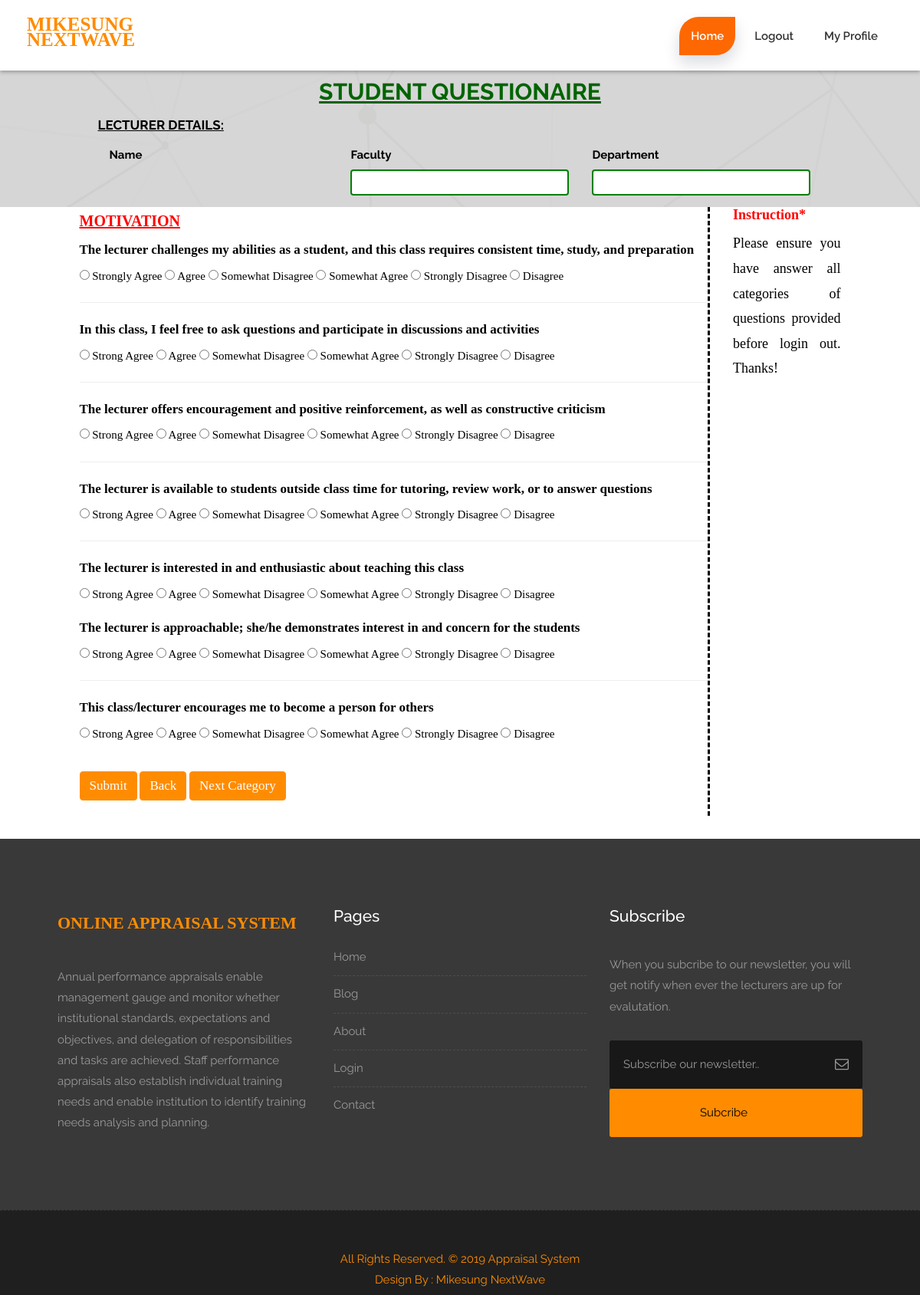
Screenshot of /view_questionaire_motivation.php with the database file from the repository.
### tables this page shows
CREATE TABLE `motivation_questions` (
  `id` int(11) NOT NULL,
  `questions` text NOT NULL
);

### motivation.php (the view, shortened to what this page needs)
<div class="container-fluid" style="padding-bottom: 30px; font-family: time new roman;">
    <div class="container">
        <div class="col-md-10">
         <form method="POST" style="text-align: justify; border-right: dashed;">
            <label style="font-size: 20px; color: red"><u>MOTIVATION</u></label>
            <div class="form-group">
                 <?php
                    $sql = "SELECT * FROM motivation_questions WHERE id = 1";
                    $query = mysqli_query($conn, $sql);
                ?>
                 <?php while($row=mysqli_fetch_assoc($query)): ?>
                <label style="font-size: 17px"><?php echo $row['questions']; ?></label>
                <?php endwhile; ?><br>
                <input type="radio" name="question1_choice"  value="100" required="question1_choice">  Strongly Agree
                <input type="radio" name="question1_choice"  value="70" required="question1_choice">  Agree
                <input type="radio" name="question1_choice"  value="45" required="question1_choice">  Somewhat Disagree
                <input type="radio" name="question1_choice"  value="60" required="question1_choice">  Somewhat Agree
                <input type="radio" name="question1_choice"  value="0" required="question1_choice">  Strongly Disagree
                <input type="radio" name="question1_choice"  value="10" required="question1_choice">  Disagree
            </div>
<hr>
             <div class="form-group">
                 <?php
                    $sql = "SELECT * FROM motivation_questions WHERE id = 2";
                    $query = mysqli_query($conn, $sql);
                ?>
                   <?php while($row=mysqli_fetch_assoc($query)): ?>
               <label style="font-size: 17px"><?php echo $row['questions']; ?></label>
                <?php endwhile; ?><br>
                <input type="radio" name="question2_choice"  value="100" required="question2_choice"> Strong Agree
                <input type="radio" name="question2_choice"  value="70" required="question2_choice"> Agree
                <input type="radio" name="question2_choice"  value="45" required="question2_choice"> Somewhat Disagree
                <input type="radio" name="question2_choice"  value="60" required="question2_choice"> Somewhat Agree
                <input type="radio" name="question2_choice"  value="0" required="question2_choice"> Strongly Disagree
                <input type="radio" name="question2_choice"  value="10" required="question2_choice"> Disagree
            </div>
<hr>
             <div class="form-group">
                 <?php
                    $sql = "SELECT * FROM motivation_questions WHERE id = 3";
                    $query = mysqli_query($conn, $sql);
                ?>
                  <?php while($row=mysqli_fetch_assoc($query)): ?>
                  <label style="font-size: 17px"><?php echo $row['questions']; ?></label>
                <?php endwhile; ?><br>
                <input type="radio" name="question3_choice"  value="100" required="question3_choice"> Strong Agree
                <input type="radio" name="question3_choice"  value="70" required="question3_choice"> Agree
                <input type="radio" name="question3_choice"  value="45" required="question3_choice"> Somewhat Disagree
                <input type="radio" name="question3_choice"  value="60" required="question3_choice"> Somewhat Agree
                <input type="radio" name="question3_choice"  value="0" required="question3_choice"> Strongly Disagree
                <input type="radio" name="question3_choice"  value="10" required="question3_choice"> Disagree
            </div>
<hr>
            <div class="form-group">
                 <?php
                    $sql = "SELECT * FROM motivation_questions WHERE id = 4";
                    $query = mysqli_query($conn, $sql);
                ?>
                 <?php while($row=mysqli_fetch_assoc($query)): ?>
                  <label style="font-size: 17px"><?php echo $row['questions']; ?></label>
                <?php endwhile; ?><br>
                <input type="radio" name="question4_choice"  value="100" required="question4_choice"> Strong Agree
                <input type="radio" name="question4_choice"  value="70" required="question4_choice"> Agree
                <input type="radio" name="question4_choice"  value="45" required="question4_choice"> Somewhat Disagree
                <input type="radio" name="question4_choice"  value="60" required="question4_choice"> Somewhat Agree
                <input type="radio" name="question4_choice"  value="0" required="question4_choice"> Strongly Disagree
                <input type="radio" name="question4_choice"  value="10" required="question4_choice"> Disagree
            </div>
<hr>
             <div class="form-group">
                 <?php
                    $sql = "SELECT * FROM motivation_questions WHERE id = 5";
                    $query = mysqli_query($conn, $sql);
                ?>
                 <?php while($row=mysqli_fetch_assoc($query)): ?>
                  <label style="font-size: 17px"><?php echo $row['questions']; ?></label>
                <?php endwhile; ?><br>
                <input type="radio" name="question5_choice"  value="100" required="question5_choice"> Strong Agree
                <input type="radio" name="question5_choice"  value="70" required="question5_choice"> Agree
                <input type="radio" name="question5_choice"  value="45" required="question5_choice"> Somewhat Disagree
                <input type="radio" name="question5_choice"  value="60" required="question5_choice"> Somewhat Agree
                <input type="radio" name="question5_choice"  value="0" required="question5_choice"> Strongly Disagree
                <input type="radio" name="question5_choice"  value="10" required="question5_choice"> Disagree
            </div>
             <div class="form-group">
                 <?php
                    $sql = "SELECT * FROM motivation_questions WHERE id = 6";
                    $query = mysqli_query($conn, $sql);
                ?>
                 <?php while($row=mysqli_fetch_assoc($query)): ?>
                  <label style="font-size: 17px"><?php echo $row['questions']; ?></label>
                <?php endwhile; ?><br>
                <input type="radio" name="question6_choice"  value="100" required="question6_choice"> Strong Agree
                <input type="radio" name="question6_choice"  value="70" required="question6_choice"> Agree
                <input type="radio" name="question6_choice"  value="45" required="question6_choice"> Somewhat Disagree
                <input type="radio" name="question6_choice"  value="60" required="question6_choice"> Somewhat Agree
                <input type="radio" name="question6_choice"  value="0" required="question6_choice"> Strongly Disagree
                <input type="radio" name="question6_choice"  value="10" required="question6_choice"> Disagree
            </div>
<hr>
             <div class="form-group">
                 <?php
                    $sql = "SELECT * FROM motivation_questions WHERE id = 7";
                    $query = mysqli_query($conn, $sql);
                ?>
                <?php while($row=mysqli_fetch_assoc($query)): ?>
                  <label style="font-size: 17px"><?php echo $row['questions']; ?></label>
                <?php endwhile; ?><br>
                <input type="radio" name="question7_choice"  value="100" required="question7_choice"> Strong Agree
                <input type="radio" name="question7_choice"  value="70" required="question7_choice"> Agree
                <input type="radio" name="question7_choice"  value="45" required="question7_choice"> Somewhat Disagree
                <input type="radio" name="question7_choice"  value="60" required="question7_choice"> Somewhat Agree
                <input type="radio" name="question7_choice"  value="0" required="question7_choice"> Strongly Disagree
                <input type="radio" name="question7_choice"  value="10" required="question7_choice"> Disagree
            </div>
            <div style="padding-bottom: 20px; padding-top: 20px">
                <input type="submit" name="mtv_submit" value="Submit" class="btn btn-primary" style="background-color: darkorange; border-color: darkorange; font-size: 17px">
                <a href="view_questionaire.php?id=<?php echo $_GET['id']; ?>" class="btn btn-primary" style="background-color: darkorange; border-color: darkorange; font-size: 17px">Back</a>
                <a href="view_questionaire_instruction_curriculum.php?id=<?php echo $_GET['id']; ?>" class="btn btn-primary" style="background-color: darkorange; border-color: darkorange; font-size: 17px">Next Category</a>
            </div>
        </form>
        </div>
        <div class="col-md-2" style="color: black">
           <h3 style="color: red"><b>Instruction</b><b style="color: red">*</b></h3>
<p style="font-family: Monotype Corsiva; font-size: 18px; color: black; text-align: justify;"> Please ensure you have answer all categories of questions provided before login out. Thanks!</p>
        </div>
    </div>
</div>

### style.css (style rules this page uses)
body { color: #999; font-size: 15px; font-family: 'Raleway', sans-serif; line-height: 1.80857; }
a { color: #1f1f1f; text-decoration: none !important; outline: none !important; -webkit-transition: all .3s ease-in-out; -moz-transition: all .3s ease-in-out; -ms-transition: all .3s ease-in-out; -o-transition: all .3s ease-in-out; transition: all .3s ease-in-out; }
h1, h2, h3, h4, h5, h6 { letter-spacing: 0; font-weight: normal; position: relative; padding: 0 0 10px 0; font-weight: normal; line-height: 120% !important; color: #1f1f1f; margin: 0 }
h3 { font-size: 18px }
a { color: #1f1f1f; text-decoration: none; outline: none; }
a, .btn { text-decoration: none !important; outline: none !important; -webkit-transition: all .3s ease-in-out; -moz-transition: all .3s ease-in-out; -ms-transition: all .3s ease-in-out; -o-transition: all .3s ease-in-out; transition: all .3s ease-in-out; }
:root { --pricingTable-yellow: #fd6802; --pricingTable-purple: #fd6802; --pricingTable-blue: #fd6802; }

### css/responsive.css (style rules this page uses)
@media (max-width: 1200px) { .container-fluid { width: 100%; padding: 0 15px; } }
@media (max-width: 1200px) { .container { width: 90%; } }

### view_questionaire_motivation.php (style rules this page uses)
.form-group label { color: black; }

### motivation.php (style rules this page uses)
form { color: black; }

### rows the page displays
motivation_questions: questions "The lecturer challenges my abilities as a student, and this class requires consistent time, study, and preparation"
motivation_questions: questions "In this class, I feel free to ask questions and participate in discussions and activities"
motivation_questions: questions "The lecturer offers encouragement and positive reinforcement, as well as constructive criticism"
motivation_questions: questions "The lecturer is available to students outside class time for tutoring, review work, or to answer questions"
motivation_questions: questions "The lecturer is interested in and enthusiastic about teaching this class"
motivation_questions: questions "The lecturer is approachable; she/he demonstrates interest in and concern for the students"
motivation_questions: questions "This class/lecturer encourages me to become a person for others"
